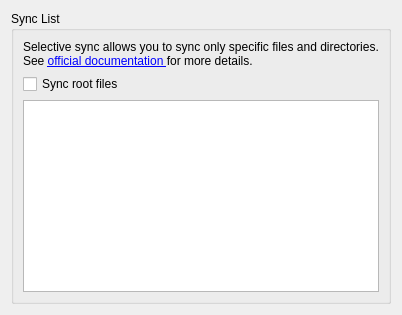
       <widget class="QWidget" name="tab_3">
        <attribute name="title">
         <string>Selective Sync</string>
        </attribute>
        <layout class="QVBoxLayout" name="verticalLayout_10">
         <item>
          <widget class="QGroupBox" name="groupBox_11">
           <property name="title">
            <string>Sync List</string>
           </property>
           <layout class="QVBoxLayout" name="verticalLayout_11">
            <item>
             <widget class="QLabel" name="label_sync_list">
              <property name="text">
               <string>Selective sync allows you to sync only specific files and directories. &lt;br&gt; See &lt;a href=&quot;https://github.com/abraunegg/onedrive/blob/master/docs/USAGE.md#performing-a-selective-sync-via-sync_list-file&quot;&gt;official documentation &lt;/a&gt; for more details.</string>
              </property>
             </widget>
            </item>
            <item>
             <widget class="QCheckBox" name="checkBox_sync_root_files">
              <property name="toolTip">
               <string>Sync all files in Sync Directory root when using Sync List.</string>
              </property>
              <property name="text">
               <string>Sync root files</string>
              </property>
             </widget>
            </item>
            <item>
             <widget class="QTextEdit" name="textEdit_sync_list">
              <property name="toolTip">
               <string/>
              </property>
             </widget>
            </item>
           </layout>
          </widget>
         </item>
        </layout>
       </widget>
